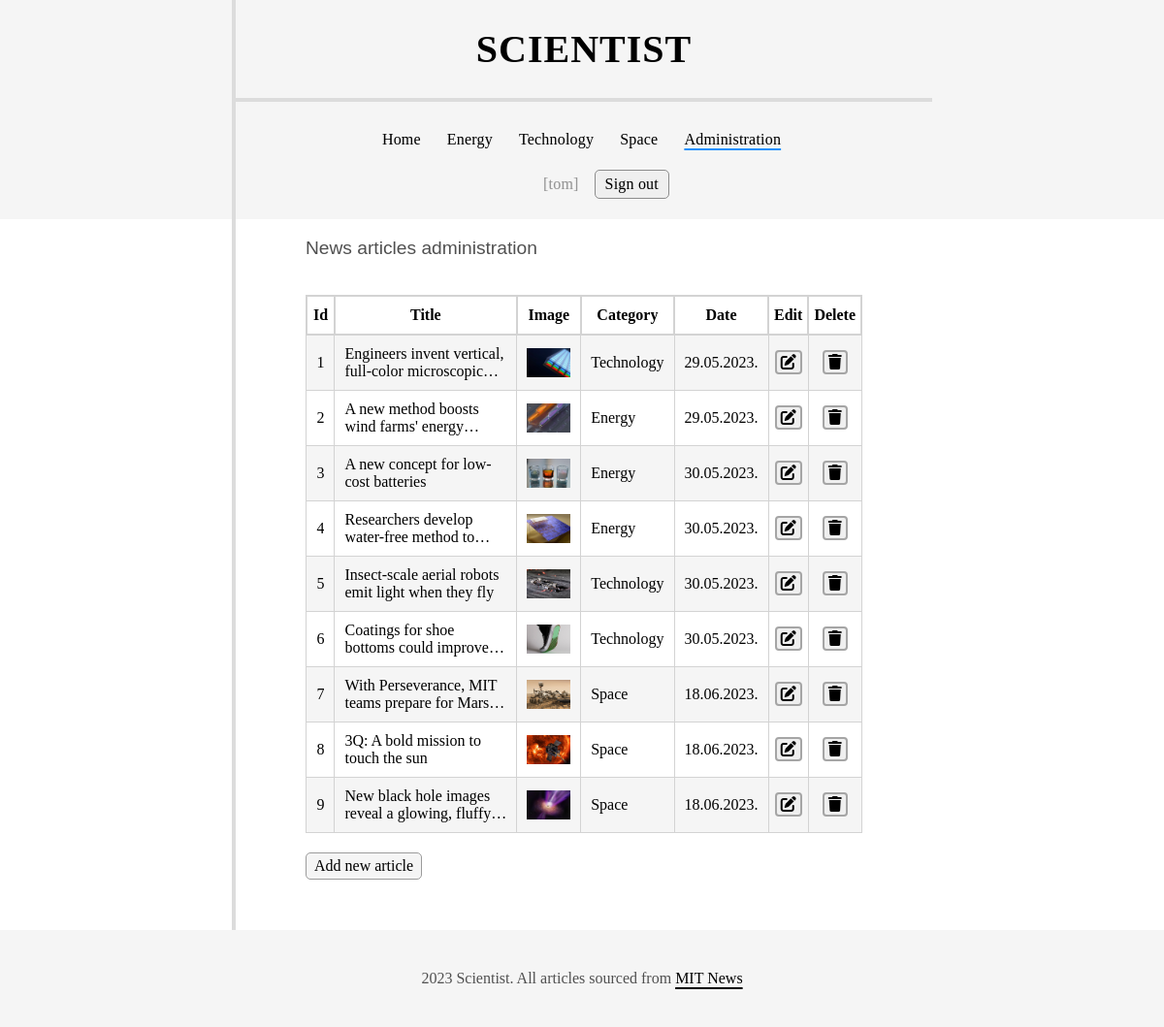
The app's page /administration.php (signed in) with its own data.
### tables this page shows
CREATE TABLE `news` (
  `id` int(11) NOT NULL,
  `title` varchar(128) NOT NULL,
  `summary` text NOT NULL,
  `contents` text NOT NULL,
  `image` varchar(128) NOT NULL,
  `category` varchar(64) NOT NULL,
  `archived` tinyint(1) NOT NULL,
  `article_date` datetime NOT NULL DEFAULT current_timestamp()
);

### www/administration.php (the view, shortened to what this page needs)
<!DOCTYPE html>
<html lang="en">
    <head>
    <?php
        include('includes/head.php');
        echo "<link rel=\"stylesheet\" href=\"https://cdnjs.cloudflare.com/ajax/libs/font-awesome/6.4.0/css/all.min.css\">";
    ?>
    </head>
    <body>
        <?php
            include('includes/header.php');
        ?>
        <main class="container-outside">
            <div class="sidebar"></div>
            <div class="central">
                <article id="single-article">
                    <?php
                        if (isset($_SESSION['user'], $_SESSION['level']) && $_SESSION['level'] === 1) {
                            echo    "<header>
                                        <p>News articles administration</p>
                                        <br>
                                    </header>
                                    <table id=\"mytable\">";
                            $dbc = db_connect();
                            $query = "SELECT * FROM news";
                            $result = mysqli_query($dbc, $query);
                            if ($result) {
                                if (mysqli_num_rows($result)) {
                                    echo "<tr>
                                            <th class=\"narrow-col\">Id</th>
                                            <th class=\"wide-col\">Title</th>
                                            <th class=\"wide-col\">Summary</th>
                                            <th class=\"table-image\">Image</th>
                                            <th>Category</th>
                                            <th>Archived</th>
                                            <th>Date</th>
                                            <th class=\"narrow-col\">Edit</th>
                                            <th class=\"narrow-col\">Delete</th>
                                        </tr>";
                                    $i = 1;
                                    while ($row = mysqli_fetch_array($result)) {
                                        $id = $row["id"];
                                        $title = $row["title"];
                                        $image = $row["image"];
                                        $category = $row["category"];
                                        $article_date = $row["article_date"];
                                        $alt_text = ucwords(str_replace("-"," ", pathinfo($image, PATHINFO_FILENAME)));
                                        echo "<tr>";
                                        echo "<td><div class=\"clamp\">" . $i++ . "</div></td>";
                                        echo "<td class=\"wide\"><div class=\"clamp\">$title</div></td>";
                                        echo "<td class=\"table-image\"><img src=\"images/$image\" alt=\"$alt_text\"></td>";
                                        echo "<td>" . ucfirst($category) . "</td>";
                                        echo "<td>" . date("d.m.Y.", strtotime($article_date)) . "</td>";
                                        echo "<td class=\"narrow-col\"><button class=\"icon\" onclick=\"edit_entry('edit', $id)\">
                                        <i class=\"fas fa-edit\"></i></button></td>";
                                        echo "<td class=\"narrow-col\"><button class=\"icon\" onclick=\"delete_entry('" . $_SERVER['REQUEST_URI'] . "', 'delete', $id)\">
                                        <i class=\"fas fa-trash\"></i></button></td>";
                                        echo "</tr>";
                                    }
                                }
                            }
                            else {
                                die("Error retrieving data from database." . mysqli_error($dbc));
                            }
                            echo "</table><br>";
                            echo "<div class=\"container-admin\">
                                        <a class=\"form-button\" href=\"article_form.php\">Add new article</a>
                                        <p class=\"color\">" . (isset($_SESSION['delete_status']) ? $_SESSION['delete_status'] : "") ."</p>
                                    </div>";
                        }
                    ?>
                </article>
            </div>
            <div class="sidebar"></div>
        </main>
        <?php
            include('includes/footer.php');
        ?>
    </body>
</html>

### www/style.css (style rules this page uses)
body { margin: 0; padding: 0; font-family: 'Times New Roman', Times, serif; overflow-y: scroll; }
header, footer { background-color:whitesmoke; }
header { padding: 0; }
.container-outside { display: flex; }
.central { width: 52%; border-left: 4px solid gainsboro; }
.sidebar { width: 24%; }
main .central { padding-bottom: 50px; }
article { width: 33.33%; background-color: white; }
#single-article { width: 80%; margin: 0 auto; }
#single-article header { all: initial; }
#single-article header p { font-family: Tahoma, Verdana, sans-serif; }
p { color:rgb(80, 80, 80); font-size: 1.2em; }
td img { display: block; margin: 0 auto; width: 100%; }
.form-button, input[type="file"]::file-selector-button { margin-right: 10px; padding: 4px 8px; background-color: whitesmoke; border: 1px solid rgb(155, 155, 155); border-radius: 5px; color:black; text-decoration: none; cursor: pointer; }
.container-admin { display: flex; flex-direction: row; justify-content: space-between; align-items: center; }
table, th, td { padding: 10px; border: 1px solid lightgray; border-collapse: collapse; }
tr:nth-child(even) { background-color: whitesmoke; }
th, td { max-width: fit-content; }
th { border-width: 2px; text-align: center; }
td { text-align: left; }
.wide-col { word-wrap: break-word; overflow-wrap: break-word; }
.narrow-col { max-width: min-content; padding-left: 5px; padding-right: 5px; }
.table-image { max-width: 150px; }
div.clamp { display: -webkit-box; -webkit-line-clamp: 2; -webkit-box-orient: vertical; overflow: hidden; }
button.icon { margin: 0 auto; padding: 2px 4px; border: 2px solid rgb(165, 165, 165); border-radius: 4px; cursor: pointer; display: block; }
button .fas { font-size: 1.2em; color: black; }
@media (max-width: 1650px) { .table-image { max-width: 50px; } }
@media (max-width: 1650px) { .central { width: 60%; } }
@media (max-width: 1650px) { .sidebar { width: 20%; } }

### records on screen
news: title "Engineers invent vertical, full-color…", image (picture), category "Technology", article_date "29.05.2023."
news: title "A new method boosts wind farms'…", image (picture), category "Energy", article_date "29.05.2023."
news: title "A new concept for low-cost batteries", image (picture), category "Energy", article_date "30.05.2023."
news: title "Researchers develop water-free method…", image (picture), category "Energy", article_date "30.05.2023."
news: title "Insect-scale aerial robots emit light when they fly", image (picture), category "Technology", article_date "30.05.2023."
news: title "Coatings for shoe bottoms could…", image (picture), category "Technology", article_date "30.05.2023."
news: title "With Perseverance, MIT teams prepare for…", image (picture), category "Space", article_date "18.06.2023."
news: title "3Q: A bold mission to touch the sun", image (picture), category "Space", article_date "18.06.2023."
news: title "New black hole images reveal a glowing,…", image (picture), category "Space", article_date "18.06.2023."

### other values on screen
$username "tom"
